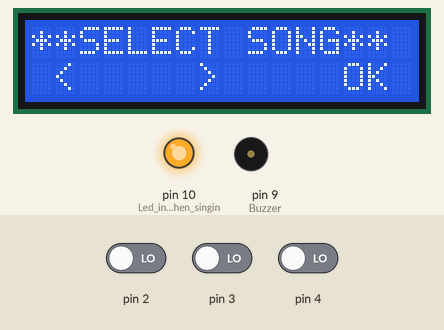
This sketch was run on a simulated Arduino Uno, built with avr-gcc and run on an emulated ATmega328P. On the bench: 16×2 character LCD, output pins drawn as LEDs (lit = HIGH), buzzer (waves = sounding). The inputs (shaded band) are chosen by the test bench; at power-on: pin 2 LOW, pin 4 LOW, pin 3 LOW. Pins used as bus, display or sensor lines are not drawn; what the sketch prints to the serial monitor is not drawn.

Above: at 1.2 s.
1.3 s: pin 2 driven HIGH
At 1.7 s:
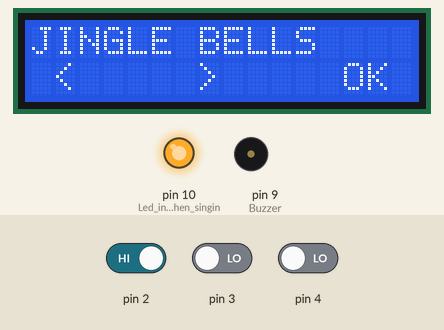
At 4.2 s:
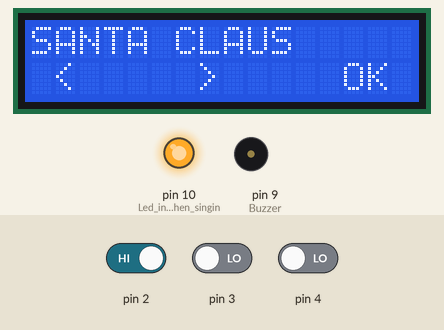
4.3 s: pin 2 driven LOW
5.8 s: pin 4 driven HIGH
At 6.99 s:
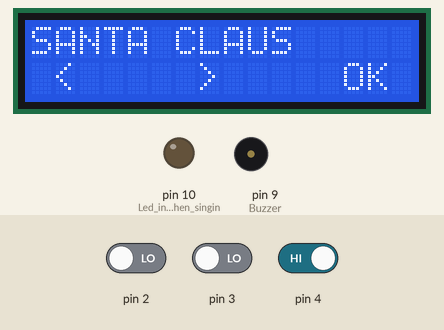
Timing chart, 0 to 13.6 s (numbered marks = the images above; inputs shaded):
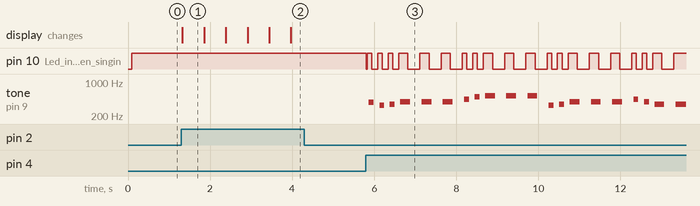

The sketch:

peizoPin.ino
```cpp
/*
  Arduino Christmas Songs

  Based on a project and code by Dipto Pratyaksa, updated on 31/3/13

  Modified for Christmas by Joshi, on Dec 17th, 2017.
*/

#include "pitches.h"

#define melodyPin 9

#include <Wire.h>
#include <LiquidCrystal_I2C.h>

LiquidCrystal_I2C lcd(0x3F, 2, 1, 0, 4, 5, 6, 7, 3, POSITIVE);
int selected;
int sleep;
unsigned long CurrentTime;
unsigned long StartTime;

// Jingle Bells

int melody[] = {
  NOTE_E5, NOTE_E5, NOTE_E5,
  NOTE_E5, NOTE_E5, NOTE_E5,
  NOTE_E5, NOTE_G5, NOTE_C5, NOTE_D5,
  NOTE_E5,
  NOTE_F5, NOTE_F5, NOTE_F5, NOTE_F5,
  NOTE_F5, NOTE_E5, NOTE_E5, NOTE_E5, NOTE_E5,
  NOTE_E5, NOTE_D5, NOTE_D5, NOTE_E5,
  NOTE_D5, NOTE_G5
};

int tempo[] = {
  8, 8, 4,
  8, 8, 4,
  8, 8, 8, 8,
  2,
  8, 8, 8, 8,
  8, 8, 8, 16, 16,
  8, 8, 8, 8,
  4, 4
};

// We wish you a merry Christmas

int wish_melody[] = {
  NOTE_B3,
  NOTE_F4, NOTE_F4, NOTE_G4, NOTE_F4, NOTE_E4,
  NOTE_D4, NOTE_D4, NOTE_D4,
  NOTE_G4, NOTE_G4, NOTE_A4, NOTE_G4, NOTE_F4,
  NOTE_E4, NOTE_E4, NOTE_E4,
  NOTE_A4, NOTE_A4, NOTE_B4, NOTE_A4, NOTE_G4,
  NOTE_F4, NOTE_D4, NOTE_B3, NOTE_B3,
  NOTE_D4, NOTE_G4, NOTE_E4,
  NOTE_F4
};

int wish_tempo[] = {
  4,
  4, 8, 8, 8, 8,
  4, 4, 4,
  4, 8, 8, 8, 8,
  4, 4, 4,
  4, 8, 8, 8, 8,
  4, 4, 8, 8,
  4, 4, 4,
  2
};

// Santa Claus is coming to town

int santa_melody[] = {
  NOTE_G4,
  NOTE_E4, NOTE_F4, NOTE_G4, NOTE_G4, NOTE_G4,
  NOTE_A4, NOTE_B4, NOTE_C5, NOTE_C5, NOTE_C5,
  NOTE_E4, NOTE_F4, NOTE_G4, NOTE_G4, NOTE_G4,
  NOTE_A4, NOTE_G4, NOTE_F4, NOTE_F4,
  NOTE_E4, NOTE_G4, NOTE_C4, NOTE_E4,
  NOTE_D4, NOTE_F4, NOTE_B3,
  NOTE_C4
};

int santa_tempo[] = {
  8,
  8, 8, 4, 4, 4,
  8, 8, 4, 4, 4,
  8, 8, 4, 4, 4,
  8, 8, 4, 2,
  4, 4, 4, 4,
  4, 2, 4,
  1
};


// dominick the donkey

int dominick_the_donkey[] = {

  NOTE_G, NOTE_D, NOTE_G,

  NOTE_D, NOTE_E, NOTE_F1,

  NOTE_G, NOTE_D, NOTE_G,


};

int dominick_the_donkey_tempo[] = {

  8, 8, 8,
  8, 8, 8,
  4, 4, 4,

};

int left = 0;
int right = 0;
int ok = 0;

String songDisp[] = {"JINGLE BELLS","SANTA CLAUS","MERRY CHRISTMAS"};

void setup(void) {
  pinMode(9, OUTPUT); // Buzzer
  pinMode(10, OUTPUT); // Led indicator when singing a note
  pinMode(11, OUTPUT); //display sleep
  pinMode(2, INPUT);
  pinMode(3, INPUT);
  pinMode(4, INPUT);

  selected = 1;
  Serial.begin(19200);

  StartTime = millis();


  lcd.begin(16,2);   // iInit the LCD for 16 chars 2 lines
  digitalWrite(11, HIGH);
  lcd.setCursor(0,0); //First line
  lcd.print("**SELECT SONG**");
  lcd.setCursor(0,1); //Second line
  lcd.print(" <     >     OK ");

}

void loop() {

  CurrentTime = millis();

  unsigned long ElapsedTime = CurrentTime - StartTime;

  if (ElapsedTime > 10000){
    sleep = true;
    digitalWrite(11, LOW);

    }
  Serial.println(ElapsedTime,DEC);

  digitalWrite(10, HIGH);
  left = digitalRead(2);
  right = digitalRead(3);
  ok = digitalRead(4);

   //buzz(melodyPin, 2500, 1000);

  if (left == HIGH) {
    if (sleep) digitalWrite(11, HIGH);
    StartTime = millis();
    selected --;

    if (selected == -1) selected = 2;
    lcd.setCursor(0,0);
    lcd.print("                ");
    lcd.setCursor(0,0);
    lcd.print(songDisp[selected]);

    Serial.println(selected,DEC);
    Serial.println("PRESSED LEFT");
    Serial.println(songDisp[(selected)]);

    delay(500);

  } else if (right == HIGH) {
    if (sleep) digitalWrite(11, HIGH);
    StartTime = millis();
    selected ++;

    if (selected == 3) selected = 0;
    lcd.setCursor(0,0);
    lcd.print("                ");
    lcd.setCursor(0,0);
    lcd.print(songDisp[selected]);

    Serial.println(selected,DEC);
    Serial.println("PRESSED RIGHT");
    Serial.println(songDisp[(selected)]);

    delay(500);

  } else if (ok == HIGH) {
    StartTime = millis();
    if (sleep) digitalWrite(11, HIGH);
    digitalWrite(10, LOW);

    Serial.println(selected,DEC);
    Serial.println(songDisp[(selected)]);
    sing((selected+1));
  }
}

int song = 0;

void sing(int s) {
  // iterate over the notes of the melody:
  song = s;
  if (song == 3) {
    Serial.println(" 'We wish you a Merry Christmas'");
    int size = sizeof(wish_melody) / sizeof(int);
    for (int thisNote = 0; thisNote < size; thisNote++) {

      // to calculate the note duration, take one second
      // divided by the note type.
      //e.g. quarter note = 1000 / 4, eighth note = 1000/8, etc.
      int noteDuration = 1000 / wish_tempo[thisNote];

      buzz(melodyPin, wish_melody[thisNote], noteDuration);

      // to distinguish the notes, set a minimum time between them.
      // the note's duration + 30% seems to work well:
      int pauseBetweenNotes = noteDuration * 1.30;
      delay(pauseBetweenNotes);

      // stop the tone playing:
      buzz(melodyPin, 0, noteDuration);

    }
  } else if (song == 2) {
    Serial.println(" 'Santa Claus is coming to town'");
    int size = sizeof(santa_melody) / sizeof(int);
    for (int thisNote = 0; thisNote < size; thisNote++) {

      // to calculate the note duration, take one second
      // divided by the note type.
      //e.g. quarter note = 1000 / 4, eighth note = 1000/8, etc.
      int noteDuration = 900 / santa_tempo[thisNote];

      buzz(melodyPin, santa_melody[thisNote], noteDuration);

      // to distinguish the notes, set a minimum time between them.
      // the note's duration + 30% seems to work well:
      int pauseBetweenNotes = noteDuration * 1.30;
      delay(pauseBetweenNotes);

      // stop the tone playing:
      buzz(melodyPin, 0, noteDuration);

    }
  }
  else if (song == 4) {
    Serial.println(" 'Santa Claus is coming to town'");
    int size = sizeof(dominick_the_donkey) / sizeof(int);
    for (int thisNote = 0; thisNote < size; thisNote++) {

      // to calculate the note duration, take one second
      // divided by the note type.
      //e.g. quarter note = 1000 / 4, eighth note = 1000/8, etc.
      int noteDuration = 900 / dominick_the_donkey_tempo[thisNote];

      buzz(melodyPin, dominick_the_donkey[thisNote], noteDuration);

      // to distinguish the notes, set a minimum time between them.
      // the note's duration + 30% seems to work well:
      int pauseBetweenNotes = noteDuration * 1.30;
      delay(pauseBetweenNotes);

      // stop the tone playing:
      buzz(melodyPin, 0, noteDuration);

      }

    }

    else {

    Serial.println(" 'Jingle Bells'");
    int size = sizeof(melody) / sizeof(int);
    for (int thisNote = 0; thisNote < size; thisNote++) {

      // to calculate the note duration, take one second
      // divided by the note type.
      //e.g. quarter note = 1000 / 4, eighth note = 1000/8, etc.
      int noteDuration = 1000 / tempo[thisNote];

      buzz(melodyPin, melody[thisNote], noteDuration);

      // to distinguish the notes, set a minimum time between them.
      // the note's duration + 30% seems to work well:
      int pauseBetweenNotes = noteDuration * 1.30;
      delay(pauseBetweenNotes);

      // stop the tone playing:
      buzz(melodyPin, 0, noteDuration);

    }
  }
}

void buzz(int targetPin, long frequency, long length) {
  digitalWrite(10, HIGH);
  long delayValue = 1000000 / frequency / 2; // calculate the delay value between transitions
  //// 1 second's worth of microseconds, divided by the frequency, then split in half since
  //// there are two phases to each cycle
  long numCycles = frequency * length / 1000; // calculate the number of cycles for proper timing
  //// multiply frequency, which is really cycles per second, by the number of seconds to
  //// get the total number of cycles to produce
  for (long i = 0; i < numCycles; i++) { // for the calculated length of time...
    digitalWrite(targetPin, HIGH); // write the buzzer pin high to push out the diaphram
    delayMicroseconds(delayValue); // wait for the calculated delay value
    digitalWrite(targetPin, LOW); // write the buzzer pin low to pull back the diaphram
    delayMicroseconds(delayValue); // wait again or the calculated delay value
  }
  digitalWrite(10, LOW);

}
```

pitches.h
```cpp
/*************************************************
 * Public Constants
 *************************************************/

#define NOTE_B0  31
#define NOTE_C1  33
#define NOTE_CS1 35
#define NOTE_D1  37
#define NOTE_DS1 39
#define NOTE_E1  41
#define NOTE_F1  44
#define NOTE_FS1 46
#define NOTE_G1  49
#define NOTE_GS1 52
#define NOTE_A1  55
#define NOTE_AS1 58
#define NOTE_B1  62
#define NOTE_C2  65
#define NOTE_CS2 69
#define NOTE_D2  73
#define NOTE_DS2 78
#define NOTE_E2  82
#define NOTE_F2  87
#define NOTE_FS2 93
#define NOTE_G2  98
#define NOTE_GS2 104
#define NOTE_A2  110
#define NOTE_AS2 117
#define NOTE_B2  123
#define NOTE_C3  131
#define NOTE_CS3 139
#define NOTE_D3  147
#define NOTE_DS3 156
#define NOTE_E3  165
#define NOTE_F3  175
#define NOTE_FS3 185
#define NOTE_G3  196
#define NOTE_GS3 208
#define NOTE_A3  220
#define NOTE_AS3 233
#define NOTE_B3  247
#define NOTE_C4  262
#define NOTE_CS4 277
#define NOTE_D4  294
#define NOTE_DS4 311
#define NOTE_E4  330
#define NOTE_F4  349
#define NOTE_FS4 370
#define NOTE_G4  392
#define NOTE_GS4 415
#define NOTE_A4  440
#define NOTE_AS4 466
#define NOTE_B4  494
#define NOTE_C5  523
#define NOTE_CS5 554
#define NOTE_D5  587
#define NOTE_DS5 622
#define NOTE_E5  659
#define NOTE_F5  698
#define NOTE_FS5 740
#define NOTE_G5  784
#define NOTE_GS5 831
#define NOTE_A5  880
#define NOTE_AS5 932
#define NOTE_B5  988
#define NOTE_C6  1047
#define NOTE_CS6 1109
#define NOTE_D6  1175
#define NOTE_DS6 1245
#define NOTE_E6  1319
#define NOTE_F6  1397
#define NOTE_FS6 1480
#define NOTE_G6  1568
#define NOTE_GS6 1661
#define NOTE_A6  1760
#define NOTE_AS6 1865
#define NOTE_B6  1976
#define NOTE_C7  2093
#define NOTE_CS7 2217
#define NOTE_D7  2349
#define NOTE_DS7 2489
#define NOTE_E7  2637
#define NOTE_F7  2794
#define NOTE_FS7 2960
#define NOTE_G7  3136
#define NOTE_GS7 3322
#define NOTE_A7  3520
#define NOTE_AS7 3729
#define NOTE_B7  3951
#define NOTE_C8  4186
#define NOTE_CS8 4435
#define NOTE_D8  4699
#define NOTE_DS8 4978
#define NOTE_G 1400
#define NOTE_D 1870
#define NOTE_F 1580
#define NOTE_F1 1700
#define NOTE_E 1670
```

Measured:
- after the input at 1.3 s, the display: changes at once (image 1)
- after the input at 4.3 s, every drawn part: stays the same
- after the input at 5.8 s, tone on pin 9 (Buzzer): plays 387 Hz for 0.12 s, 329 Hz for 0.12 s, 348 Hz for 0.12 s, 391 Hz for 0.24 s, 391 Hz for 0.24 s, 391 Hz for 0.24 s … (20 notes in this stretch), starting after 0.07 s
- what the display in image 1 shows lasts 0.6 s, from 1.3 s to 1.9 s
